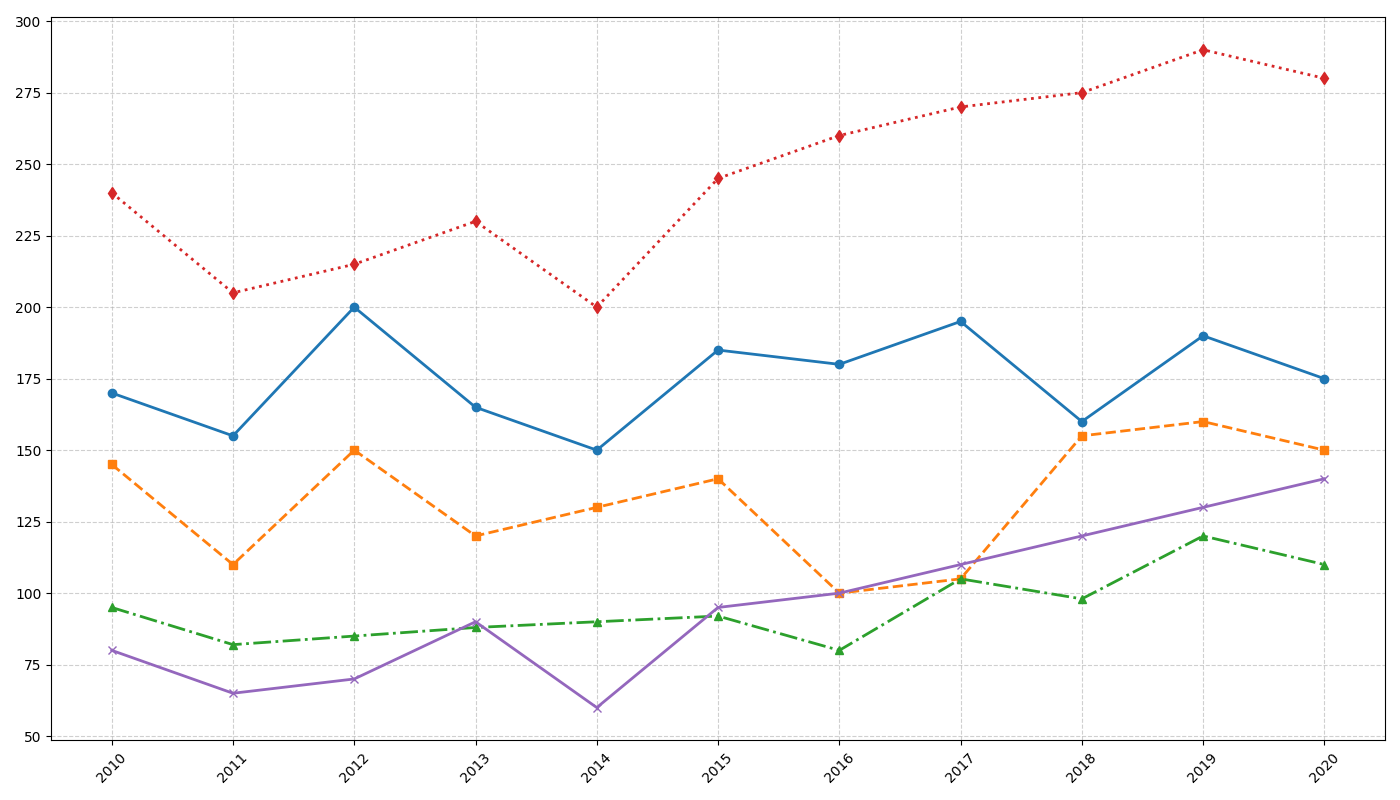

Generate this figure with Python:
import matplotlib.pyplot as plt
import numpy as np

years = np.arange(2010, 2021)

# Manually shuffled population data for each fictional city
city_a = [170, 155, 200, 165, 150, 185, 180, 195, 160, 190, 175]
city_b = [145, 110, 150, 120, 130, 140, 100, 105, 155, 160, 150]
city_c = [95, 82, 85, 88, 90, 92, 80, 105, 98, 120, 110]
city_d = [240, 205, 215, 230, 200, 245, 260, 270, 275, 290, 280]
city_e = [80, 65, 70, 90, 60, 95, 100, 110, 120, 130, 140]

fig, ax = plt.subplots(figsize=(14, 8))

ax.plot(years, city_a, marker='o', linestyle='-', linewidth=2, color='#1f77b4')
ax.plot(years, city_b, marker='s', linestyle='--', linewidth=2, color='#ff7f0e')
ax.plot(years, city_c, marker='^', linestyle='-.', linewidth=2, color='#2ca02c')
ax.plot(years, city_d, marker='d', linestyle=':', linewidth=2, color='#d62728')
ax.plot(years, city_e, marker='x', linestyle='-', linewidth=2, color='#9467bd')

ax.set_yticks(range(50, 301, 25))
ax.set_xticks(years)
ax.tick_params(axis='x', rotation=45)
ax.grid(True, linestyle='--', alpha=0.6)

plt.tight_layout()
plt.show()
